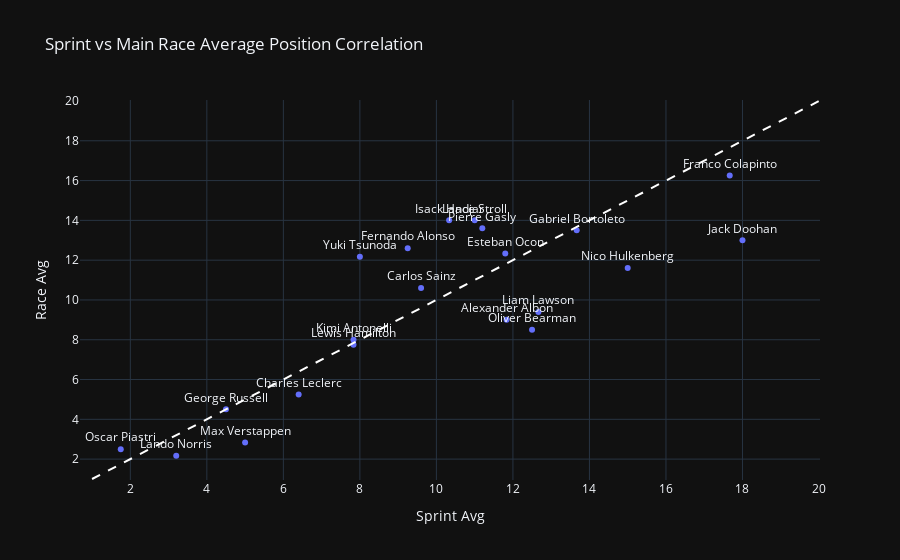

Write notebook code for a chart like this one.
### Code cell
# Scatter Plot: Sprint vs Main Race Performance Correlation
fig = px.scatter(comparison.reset_index(), x='Sprint Avg', y='Race Avg',
                 text='Driver', title='Sprint vs Main Race Average Position Correlation')
fig.add_shape(type='line', x0=1, y0=1, x1=20, y1=20,
              line=dict(color='white', dash='dash'))
fig.update_traces(textposition='top center')
fig.update_layout(template='plotly_dark')
fig.show()

### Figure 1 — Plotly figure (JSON) as saved in the notebook; plotly's stock layout.template omitted (floating-point values rounded to 4 significant figures)
{"data": [{"hovertemplate": "Sprint Avg=%{x}<br>Race Avg=%{y}<br>Driver=%{text}<extra></extra>", "legendgroup": "", "marker": {"color": "#636efa", "symbol": "circle"}, "mode": "markers+text", "name": "", "orientation": "v", "showlegend": false, "text": ["Alexander Albon", "Carlos Sainz", "Charles Leclerc", "Esteban Ocon", "Fernando Alonso", "Franco Colapinto", "Gabriel Bortoleto", "George Russell", "Isack Hadjar", "Jack Doohan", "Kimi Antonelli", "Lance Stroll", "Lando Norris", "Lewis Hamilton", "Liam Lawson", "Max Verstappen", "Nico Hulkenberg", "Oliver Bearman", "Oscar Piastri", "Pierre Gasly", "Yuki Tsunoda"], "textposition": "top center", "type": "scatter", "x": [11.83, 9.6, 6.4, 11.8, 9.25, 17.67, 13.67, 4.5, 10.33, 18, 7.833, 11, 3.2, 7.833, 12.67, 5, 15, 12.5, 1.75, 11.2, 8], "xaxis": "x", "y": [9, 10.6, 5.25, 12.33, 12.6, 16.25, 13.5, 4.5, 14, 13, 8, 14, 2.167, 7.75, 9.4, 2.833, 11.6, 8.5, 2.5, 13.6, 12.17], "yaxis": "y"}], "layout": {"legend": {"tracegroupgap": 0}, "shapes": [{"line": {"color": "white", "dash": "dash"}, "type": "line", "x0": 1, "x1": 20, "y0": 1, "y1": 20}], "title": {"text": "Sprint vs Main Race Average Position Correlation"}, "xaxis": {"anchor": "y", "domain": [0, 1], "title": {"text": "Sprint Avg"}}, "yaxis": {"anchor": "x", "domain": [0, 1], "title": {"text": "Race Avg"}}}}
